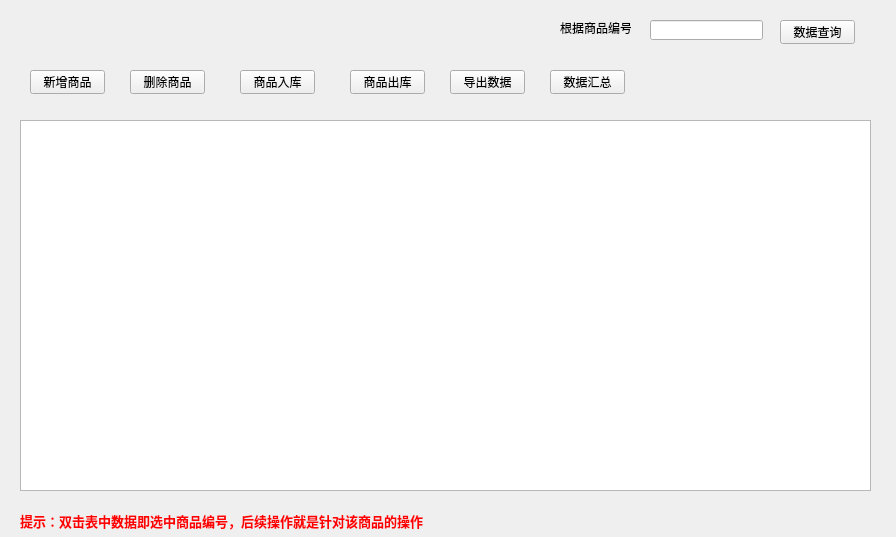
<?xml version="1.0" encoding="UTF-8"?>
<ui version="4.0">
 <class>MainWidget</class>
 <widget class="QWidget" name="MainWidget">
  <property name="geometry">
   <rect>
    <x>0</x>
    <y>0</y>
    <width>896</width>
    <height>537</height>
   </rect>
  </property>
  <property name="windowTitle">
   <string>MainWidget</string>
  </property>
  <property name="windowIcon">
   <iconset resource="../sources/resource.qrc">
    <normaloff>:/icons/storage.ico</normaloff>:/icons/storage.ico</iconset>
  </property>
  <widget class="QTableWidget" name="tableWidget">
   <property name="geometry">
    <rect>
     <x>20</x>
     <y>120</y>
     <width>851</width>
     <height>371</height>
    </rect>
   </property>
  </widget>
  <widget class="QPushButton" name="addGoodsBtn">
   <property name="geometry">
    <rect>
     <x>30</x>
     <y>70</y>
     <width>75</width>
     <height>24</height>
    </rect>
   </property>
   <property name="text">
    <string>新增商品</string>
   </property>
   <property name="icon">
    <iconset resource="../sources/resource.qrc">
     <normaloff>:/icons/add.ico</normaloff>:/icons/add.ico</iconset>
   </property>
  </widget>
  <widget class="QPushButton" name="removeGoodsBtn">
   <property name="geometry">
    <rect>
     <x>130</x>
     <y>70</y>
     <width>75</width>
     <height>24</height>
    </rect>
   </property>
   <property name="text">
    <string>删除商品</string>
   </property>
   <property name="icon">
    <iconset resource="../sources/resource.qrc">
     <normaloff>:/icons/delete.ico</normaloff>:/icons/delete.ico</iconset>
   </property>
  </widget>
  <widget class="QPushButton" name="uploadWareHouseBtn">
   <property name="geometry">
    <rect>
     <x>240</x>
     <y>70</y>
     <width>75</width>
     <height>24</height>
    </rect>
   </property>
   <property name="text">
    <string>商品入库</string>
   </property>
   <property name="icon">
    <iconset resource="../sources/resource.qrc">
     <normaloff>:/icons/upload.ico</normaloff>:/icons/upload.ico</iconset>
   </property>
  </widget>
  <widget class="QPushButton" name="exportWareHouseBtn">
   <property name="geometry">
    <rect>
     <x>350</x>
     <y>70</y>
     <width>75</width>
     <height>24</height>
    </rect>
   </property>
   <property name="text">
    <string>商品出库</string>
   </property>
   <property name="icon">
    <iconset resource="../sources/resource.qrc">
     <normaloff>:/icons/download.ico</normaloff>:/icons/download.ico</iconset>
   </property>
  </widget>
  <widget class="QPushButton" name="exportDataBtn">
   <property name="geometry">
    <rect>
     <x>450</x>
     <y>70</y>
     <width>75</width>
     <height>24</height>
    </rect>
   </property>
   <property name="text">
    <string>导出数据</string>
   </property>
   <property name="icon">
    <iconset resource="../sources/resource.qrc">
     <normaloff>:/icons/export.ico</normaloff>:/icons/export.ico</iconset>
   </property>
  </widget>
  <widget class="QPushButton" name="summeryDataBtn">
   <property name="geometry">
    <rect>
     <x>550</x>
     <y>70</y>
     <width>75</width>
     <height>24</height>
    </rect>
   </property>
   <property name="text">
    <string>数据汇总</string>
   </property>
   <property name="icon">
    <iconset resource="../sources/resource.qrc">
     <normaloff>:/icons/summary.ico</normaloff>:/icons/summary.ico</iconset>
   </property>
  </widget>
  <widget class="QPushButton" name="searchDataBtn">
   <property name="geometry">
    <rect>
     <x>780</x>
     <y>20</y>
     <width>75</width>
     <height>24</height>
    </rect>
   </property>
   <property name="text">
    <string>数据查询</string>
   </property>
   <property name="icon">
    <iconset resource="../sources/resource.qrc">
     <normaloff>:/icons/search.ico</normaloff>:/icons/search.ico</iconset>
   </property>
  </widget>
  <widget class="QLabel" name="label">
   <property name="geometry">
    <rect>
     <x>560</x>
     <y>20</y>
     <width>71</width>
     <height>16</height>
    </rect>
   </property>
   <property name="text">
    <string>根据商品编号</string>
   </property>
  </widget>
  <widget class="QLineEdit" name="searchEdit">
   <property name="geometry">
    <rect>
     <x>650</x>
     <y>20</y>
     <width>113</width>
     <height>20</height>
    </rect>
   </property>
  </widget>
  <widget class="QLabel" name="label_2">
   <property name="geometry">
    <rect>
     <x>20</x>
     <y>510</y>
     <width>421</width>
     <height>21</height>
    </rect>
   </property>
   <property name="font">
    <font>
     <pointsize>10</pointsize>
     <italic>false</italic>
     <bold>true</bold>
     <underline>false</underline>
    </font>
   </property>
   <property name="styleSheet">
    <string notr="true">color: rgb(255, 0, 0);</string>
   </property>
   <property name="text">
    <string>提示：双击表中数据即选中商品编号，后续操作就是针对该商品的操作</string>
   </property>
  </widget>
 </widget>
 <resources>
  <include location="../sources/resource.qrc"/>
 </resources>
 <connections/>
</ui>
